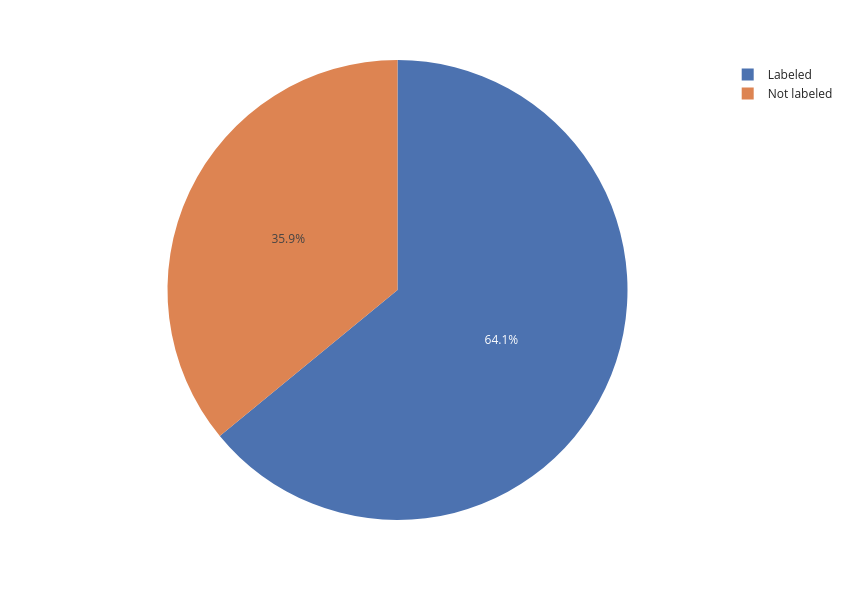

The notebook cell saved with this chart:
### Code cell
# classified Vs Not classified
fig = px.pie(
    names = ['Labeled', 'Not labeled'],
    values = data['labels'].apply(lambda x : len(x) > 0).value_counts(),
    width = 850,
    height = 600
)

save_fig(fig, "labeled.pdf")
show(fig)

### Figure 1 — Plotly figure (JSON) as saved in the notebook; plotly's stock layout.template omitted (floating-point values rounded to 4 significant figures)
{"data": [{"domain": {"x": [0, 1], "y": [0, 1]}, "hovertemplate": "label=%{label}<br>value=%{value}<extra></extra>", "labels": ["Labeled", "Not labeled"], "legendgroup": "", "name": "", "showlegend": true, "type": "pie", "values": [5301, 2975]}], "layout": {"font": {"size": 12}, "height": 600, "legend": {"tracegroupgap": 0}, "margin": {"t": 60}, "width": 850}}
